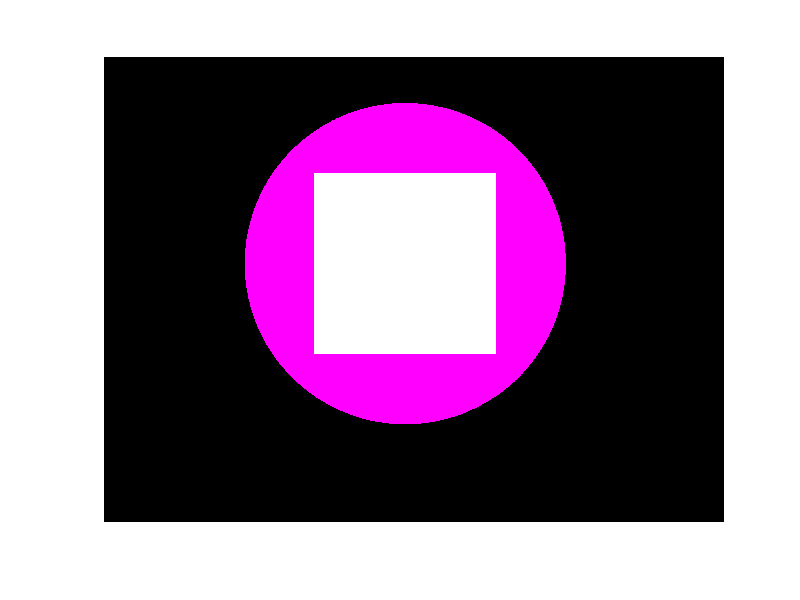

Here is the MATLAB script that generated this plot:
%% load masks

cam1_mask=load("rois_mat/cam1_mask_uv_specific.mat").cam1_mask;
center_uv = load('rois_mat/cam1_roi_center.mat').center_uv;
cam1_mask_radius= load('rois_mat/cam1_roi_radius.mat').radius_uv;

cam1_center_x=center_uv(1);cam1_center_y=center_uv(2);
cam1_radius=cam1_mask_radius;
%cam1_mask=flipud(cam1_mask);
%% make a square mask
reduceFactor=.8;
%% the largest concentric square that fit inside the circular mask
half = round(cam1_radius/sqrt(2));

%%
half=round(half*reduceFactor);
[H,W]=size(cam1_mask);

r1 = max(1, round(cam1_center_y - half));
r2 = min(H, round(cam1_center_y + half));
c1 = max(1, round(cam1_center_x - half));
c2 = min(W, round(cam1_center_x + half));
%% create the mask
cam1_square_mask = false(H, W);
cam1_square_mask(r1:r2, c1:c2) = true;
%%
mfile2.center_x=cam1_center_x;
mfile2.center_y=cam1_center_y;
mfile2.radius=cam1_radius;
mfile2.half=half;
mfile2.square_mask=cam1_square_mask;
mfile2.circle_mask=cam1_mask;
%%
save('cam1_mask.mat','-struct','mfile2')
%%
imshowpair(cam1_square_mask,cam1_mask)
